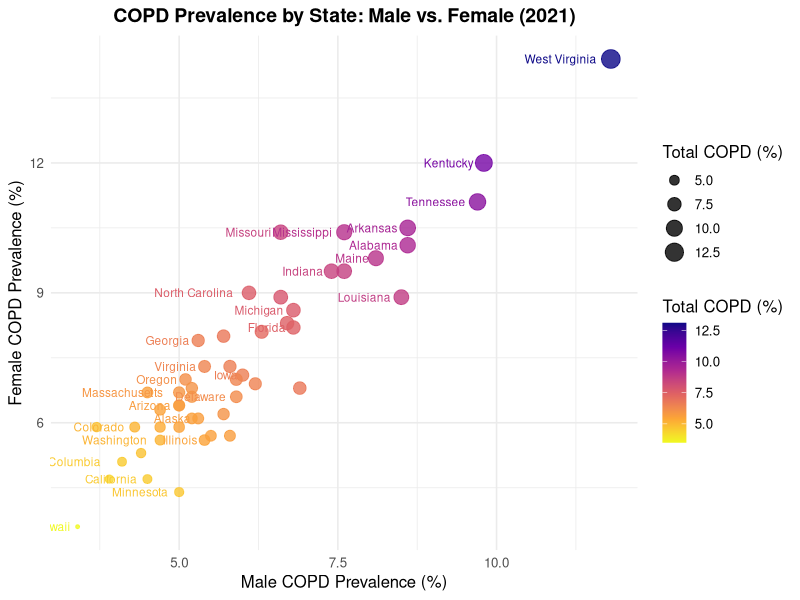

Source code (R):
## ---- chunk 1
knitr::opts_chunk$set(echo = TRUE)
## ---- chunk 2
install.packages(c("tidyverse", "viridis"))
## ---- chunk 3
# Load packages
library(tidyverse)

# Read data
copd <- read.csv(text = "
State,Male_Percent,Male_Count,Female_Percent,Female_Count,Total_Percent,Total_Count
Alabama,8.6,161900,10.1,207500,9.4,369400
Alaska,5.3,15300,6.1,16100,5.7,31400
Arizona,5.0,137800,6.4,180700,5.7,318500
Arkansas,8.6,97600,10.5,125600,9.6,223200
California,4.5,680600,4.7,733100,4.6,1413800
Colorado,4.3,98900,5.9,135100,5.1,233900
Connecticut,4.7,65400,5.9,87200,5.3,152500
Delaware,5.9,22400,6.6,27300,6.2,49700
District of Columbia,4.1,10600,5.1,15100,4.6,25700
Florida,6.8,574600,8.2,745500,7.5,1320100
Georgia,5.3,211000,7.9,341100,6.6,552100
Hawaii,3.4,19300,3.6,20800,3.5,40200
Idaho,5.0,35400,6.4,45800,5.7,81200
Illinois,5.4,260600,5.6,287300,5.5,547900
Indiana,7.4,188300,9.5,256200,8.5,444400
Iowa,6.0,72500,7.1,89000,6.6,161600
Kansas,5.9,64400,7.0,79300,6.4,143700
Kentucky,9.8,166800,12.0,214900,10.9,381700
Louisiana,8.5,144500,8.9,163700,8.7,308200
Maine,8.1,43600,9.8,56200,9.0,99900
Maryland,3.7,85000,5.9,149000,4.8,234000
Massachusetts,5.0,136300,6.7,196200,5.9,332500
Michigan,6.8,261800,8.6,348500,7.7,610200
Minnesota,5.0,108600,4.4,98700,4.7,207400
Mississippi,7.6,82500,10.4,122400,9.1,204900
Missouri,6.6,153500,10.4,255600,8.5,409000
Montana,5.2,22800,6.6,28400,5.9,51200
Nebraska,5.2,38300,6.1,45600,5.6,83900
Nevada,5.7,69200,8.0,98600,6.8,167800
New Hampshire,4.7,165200,6.3,235000,5.5,400100
New Jersey,6.3,35100,8.1,46400,7.2,81400
New Mexico,4.5,36100,6.7,55900,5.6,91900
New York,5.0,379600,5.9,490200,5.5,869900
North Carolina,6.1,241000,9.0,386500,7.6,627500
North Dakota,4.4,13500,5.3,15600,4.8,29100
Ohio,7.6,340300,9.5,452900,8.6,793200
Oklahoma,6.6,98500,8.9,136800,7.8,235300
Oregon,5.1,85200,7.0,120300,6.1,205500
Pennsylvania,6.9,344000,6.8,361300,6.8,705300
Rhode Island,5.8,24600,5.7,26000,5.7,50600
South Carolina,6.7,130600,8.3,177200,7.5,307800
South Dakota,5.7,19300,6.2,20800,6.0,40100
Tennessee,9.7,254600,11.1,311100,10.4,565700
Texas,5.2,570900,6.8,771100,6.0,1342000
Utah,3.9,46500,4.7,56300,4.3,102800
Vermont,5.8,15000,7.3,19700,6.6,34700
Virginia,5.4,179600,7.3,254500,6.4,434100
Washington,4.7,143400,5.6,172300,5.1,315700
West Virginia,11.8,82300,14.4,103900,13.1,186200
Wisconsin,5.5,126400,5.7,132800,5.6,259200
Wyoming,6.2,14100,6.9,15100,6.5,29200
United States,5.5,6800400,6.8,8875100,6.2,15587000
")

# Inspect the data
head(copd)
str(copd)

# Remove the national total
copd <- copd %>% filter(State != "United States")

# Create scatterplot: Female vs. Male COPD prevalence
ggplot(copd, aes(x = Male_Percent, y = Female_Percent, 
                 size = Total_Percent, color = Total_Percent, label = State)) +
  geom_point(alpha = 0.8) +
  geom_text(aes(label = State), hjust = 1.2, vjust = 0.5, size = 3, check_overlap = TRUE) +
  scale_color_viridis_c(name = "Total COPD (%)", option = "C", direction = -1) +
  scale_size_continuous(name = "Total COPD (%)") +
  labs(
    title = "COPD Prevalence by State: Male vs. Female (2021)",
    x = "Male COPD Prevalence (%)",
    y = "Female COPD Prevalence (%)"
  ) +
  theme_minimal(base_size = 12) +
  theme(
    plot.title = element_text(size = 14, face = "bold", hjust = 0.5),
    legend.position = "right"
  )

## ---- chunk 4
